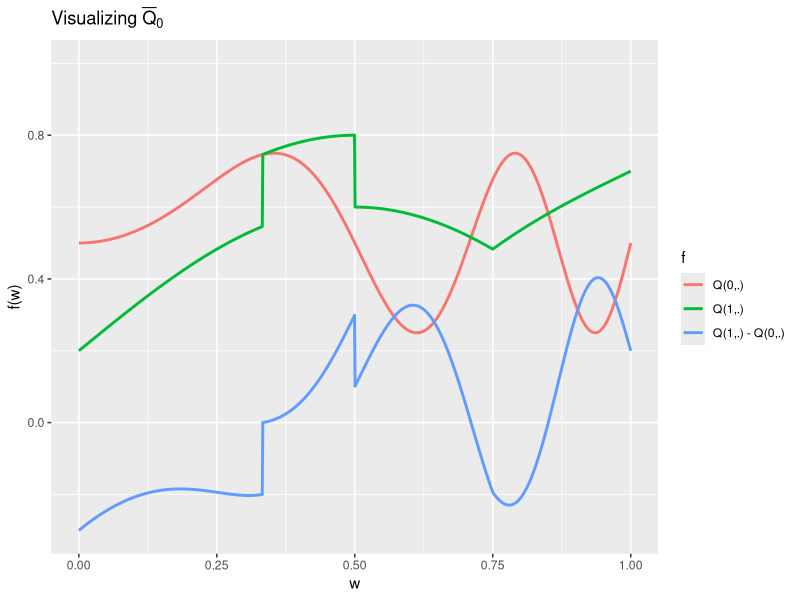

Here is the R script that generated this plot:
## ---- chunk 1
knitr::opts_chunk$set(
  fig.height = 4, 
  fig.path = 'img/',
  fig.width = 12,
  message = FALSE,
  size = "tiny",
  warning = FALSE,
  warnings = FALSE
)
## ---- chunk 2
set.seed(54321) ## because reproducibility matters...
suppressMessages(library(R.utils)) ## make sure it is installed
suppressMessages(library(tidyverse)) ## make sure it is installed
suppressMessages(library(caret)) ## make sure it is installed
expit <- plogis
logit <- qlogis
## ---- chunk 3
draw_from_experiment <- function(n, ideal = FALSE) {
  ## preliminary
  n <- Arguments$getInteger(n, c(1, Inf))
  ideal <- Arguments$getLogical(ideal)
  ## ## 'Gbar' and 'Qbar' factors
  Gbar <- function(W) {
    expit(1 + 2 * W - 4 * sqrt(abs((W - 5/12))))
  }
  Qbar <- function(AW) {
    A <- AW[, 1]
    W <- AW[, 2]
    ## A * (cos((1 + W) * pi / 4) + (1/3 <= W & W <= 1/2) / 5) +
    ##  (1 - A) * (sin(4 * W^2 * pi) / 4 + 1/2)
    A * (cos((-1/2 + W) * pi) * 2/5 + 1/5 + (1/3 <= W & W <= 1/2) / 5 +
         (W >= 3/4) * (W - 3/4) * 2) +
      (1 - A) * (sin(4 * W^2 * pi) / 4 + 1/2) 
  }
  ## sampling
  ## ## context
  mixture_weights <- c(1/10, 9/10, 0)
  mins <- c(0, 11/30, 0)
  maxs <- c(1, 14/30, 1)
  latent <- findInterval(runif(n), cumsum(mixture_weights)) + 1
  W <- runif(n, min = mins[latent], max = maxs[latent])
  ## ## counterfactual rewards
  zeroW <- cbind(A = 0, W)
  oneW <- cbind(A = 1, W)
  Qbar.zeroW <- Qbar(zeroW)
  Qbar.oneW <- Qbar(oneW)
  Yzero <- rbeta(n, shape1 = 2, shape2 = 2 * (1 - Qbar.zeroW) / Qbar.zeroW)
  Yone <- rbeta(n, shape1 = 3, shape2 = 3 * (1 - Qbar.oneW) / Qbar.oneW)
  ## ## action undertaken
  A <- rbinom(n, size = 1, prob = Gbar(W))
  ## ## actual reward
  Y <- A * Yone + (1 - A) * Yzero
  ## ## observation
  if (ideal) {
    obs <- cbind(W = W, Yzero = Yzero, Yone = Yone, A = A, Y = Y)
  } else {
    obs <- cbind(W = W, A = A, Y = Y)
  }
  attr(obs, "Gbar") <- Gbar
  attr(obs, "Qbar") <- Qbar
  attr(obs, "QW") <- function(W) {
    out <- sapply(1:length(mixture_weights),
                  function(ii){
                    mixture_weights[ii] *
                      dunif(W, min = mins[ii], max = maxs[ii])
                  })
    return(rowSums(out))
  }
  attr(obs, "qY") <- function(AW, Y, Qbar){
    A <- AW[, 1]
    W <- AW[, 2]
    Qbar.AW <- do.call(Qbar, list(AW)) # is call to 'do.call' necessary?
    shape1 <- ifelse(A == 0, 2, 3)
    dbeta(Y, shape1 = shape1, shape2 = shape1 * (1 - Qbar.AW) / Qbar.AW)
  }
  ##
  return(obs)
}
## ---- chunk 4
(five_obs <- draw_from_experiment(5))
## ---- chunk 5
Gbar <- attr(five_obs, "Gbar")
Qbar <- attr(five_obs, "Qbar")
QW <- attr(five_obs, "QW")

features <- tibble(w = seq(0, 1, length.out = 1e3)) %>%
  mutate(Qw = QW(w),
         Gw = Gbar(w),
         Q1w = Qbar(cbind(A = 1, W = w)),
         Q0w = Qbar(cbind(A = 0, W = w)),
         blip_Qw = Q1w - Q0w)

features %>% select(-Qw, -Gw) %>%
  rename("Q(1,.)" = Q1w,
         "Q(0,.)" = Q0w,
         "Q(1,.) - Q(0,.)" = blip_Qw) %>%
  gather("f", "value", -w) %>%
  ggplot() +
  geom_line(aes(x = w, y = value, color = f), size = 1) +
  labs(y = "f(w)", title = bquote("Visualizing" ~ bar(Q)[0])) +
  ylim(NA, 1)
## ---- chunk 6
integrand <- function(w) {
  Qbar <- attr(five_obs, "Qbar")
  QW <- attr(five_obs, "QW")
  ( Qbar(cbind(1, w)) - Qbar(cbind(0, w)) ) * QW(w)
}
(psi_zero <- integrate(integrand, lower = 0, upper = 1)$val)
## ---- chunk 7
## plot the causal diagram
## ---- chunk 8
B <- 1e6 ## Antoine: 1e6 eventually
ideal_obs <- draw_from_experiment(B, ideal = TRUE)
(psi_approx <- mean(ideal_obs[, "Yone"] - ideal_obs[, "Yzero"]))
## ---- chunk 9
sd_approx <- sd(ideal_obs[, "Yone"] - ideal_obs[, "Yzero"])
alpha <- 0.05
(psi_approx_CI <- psi_approx + c(-1, 1) * qnorm(1 - alpha / 2) * sd_approx / sqrt(B))
## ---- chunk 10
draw_from_another_experiment <- function(n, h = 0) {
  ## preliminary
  n <- Arguments$getInteger(n, c(1, Inf))
  h <- Arguments$getNumeric(h)
  ## ## 'Gbar' and 'Qbar' factors
  Gbar <- function(W) {
    sin((1 + W) * pi / 6)
  }
  Qbar <- function(AW, hh = h) {
    A <- AW[, 1]
    W <- AW[, 2]
    expit( logit( A *  W + (1 - A) * W^2 ) +
           hh * 10 * sqrt(W) * A )
  }
  ## sampling
  ## ## context
  W <- runif(n, min = 1/10, max = 9/10)
  ## ## action undertaken
  A <- rbinom(n, size = 1, prob = Gbar(W))
  ## ## reward
  shape1 <- 4
  QAW <- Qbar(cbind(A, W))
  Y <- rbeta(n, shape1 = shape1, shape2 = shape1 * (1 - QAW) / QAW)
  ## ## observation
  obs <- cbind(W = W, A = A, Y = Y)
  attr(obs, "Gbar") <- Gbar
  attr(obs, "Qbar") <- Qbar
  attr(obs, "QW") <- function(x){dunif(x, min = 1/10, max = 9/10)}
  attr(obs, "shape1") <- shape1
  attr(obs, "qY") <- function(AW, Y, Qbar, shape1){
    A <- AW[,1]; W <- AW[,2]
    Qbar.AW <- Qbar(AW)
    dbeta(Y, shape1 = shape1, shape2 = shape1 * (1 - Qbar.AW) / Qbar.AW)
  }
  ##
  return(obs)
}
## ---- chunk 11
five_obs_from_another_experiment <- draw_from_another_experiment(5)
another_integrand <- function(w) {
  Qbar <- attr(five_obs_from_another_experiment, "Qbar")
  QW <- attr(five_obs_from_another_experiment, "QW")
  ( Qbar(cbind(1, w)) - Qbar(cbind(0, w)) ) * QW(w)
}
(psi_Pi_zero <- integrate(another_integrand, lower = 0, upper = 1)$val)
